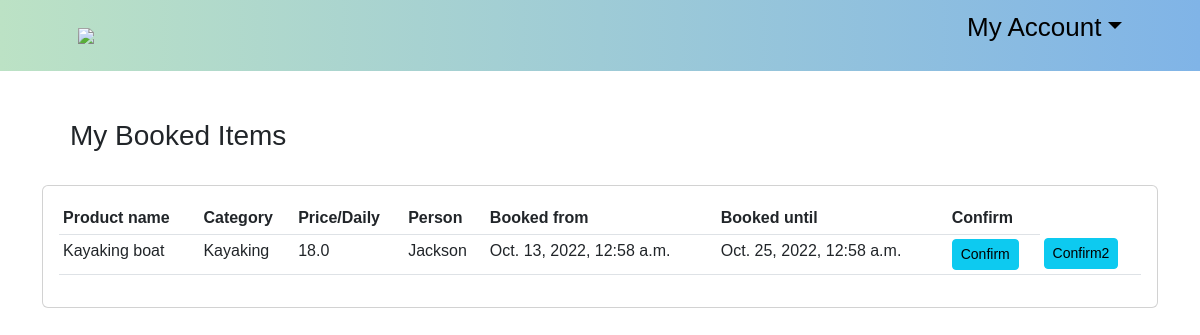
The app's page /my-booked-items/2/ (signed in), older data.
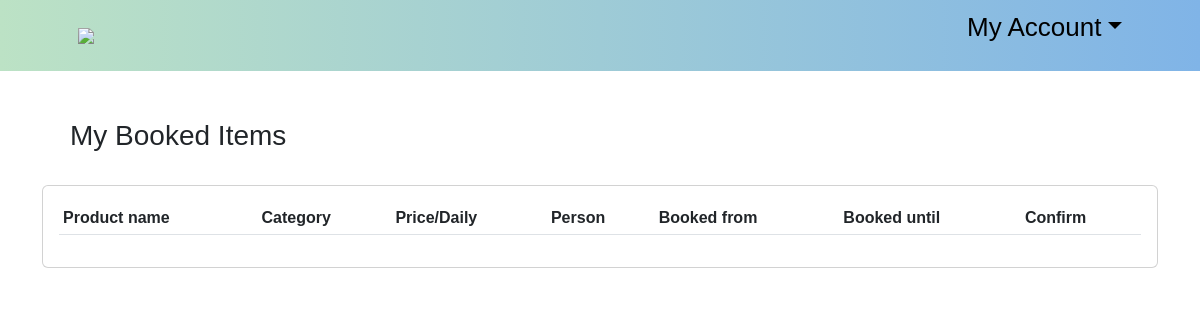
The same page, newer data.
### ecommerce/models.py (models this page shows, shortened)
class Order_list(models.Model):
    STATUS = (('Pending', 'Pending'),
              ('Out for delivery', 'Out_for_delivery'),
              ('Delivered', 'Delivered'))
    customer = models.ForeignKey(Customer, null=True, on_delete=models.SET_NULL)
    product = models.ForeignKey(Product, null=True, on_delete=models.SET_NULL)
    date_ordered = models.DateTimeField(auto_now_add=True, null=True)
    complete = models.BooleanField(default=True)
    rent_from = models.DateTimeField(null=True)
    rent_to = models.DateTimeField(null=True)
    id = models.AutoField(primary_key=True)

class Product(models.Model):
    CATEGORY = (
                ('Sport-Outdoor', 'Sport & Outdoor'),
                ('Drones-cameras', 'Drones & cameras'),
                ('Electronics', 'Electronics'),
                ('Home-appliances', 'Home appliances'),
                ('Musical-equipments', 'Musical equipments'),
                ('Accessories','Accessories'),
                )
    customer = models.ForeignKey(Customer, null=True, on_delete=models.SET_NULL)
    name = models.CharField(max_length=200, null=True)
    price = models.FloatField(null=True)
    category = models.CharField(max_length=200, null=True,choices=CATEGORY)
    description = models.CharField(max_length=200, null=True, blank=True)
    date_created= models.DateTimeField(auto_now_add=True, null=True)
    available_from = models.DateTimeField(null=True)
    available_to = models.DateTimeField(null=True)
    item_pic = models.ImageField( null=True)
    item_pic_2 = models.ImageField(null=True, blank=True)
    item_pic_3 = models.ImageField(null=True, blank=True)
    item_pic_4 = models.ImageField(null=True, blank=True)
    def __str__(self):
        return self.name

class Customer (models.Model):
    user= models.OneToOneField(User, null=True, on_delete=models.CASCADE)
    name = models.CharField(max_length=100, null=True)
    phone=models.CharField(max_length=100, null=True)
    email=models.CharField(max_length=100, null=True)
    date_created= models.DateTimeField(auto_now_add=True)
    address = models.CharField(verbose_name="Address", max_length=100, null=True, blank=True)
    town = models.CharField(verbose_name="Town/City", max_length=100, null=True, blank=True)
    post_code = models.CharField(verbose_name="Post Code", max_length=8, null=True, blank=True)
    country = models.CharField(verbose_name="Country", max_length=100, null=True, blank=True)
    latitude = models.CharField(verbose_name="Latitude", max_length=50, null=True, blank=True)
    longitude = models.CharField(verbose_name="Longitude", max_length=50, null=True, blank=True)
    def __str__(self):
        return self.name

### ecommerce/views.py (the view)
# urls.py: path('my-booked-items/<str:pk>/', views.mybookeditems, name='mybookeditems'),
@login_required(login_url='login')
def mybookeditems(request, pk):
    customer = Customer.objects.get(id=pk)
    form = OrderForm(instance=customer)
    orders = Order_list.objects.all()
    context = {'form':form, 'customer':customer,'orders':orders}
    return render(request, 'my_booked_items.html', context)

### templates/my_booked_items.html (shortened to what this page needs)
<!DOCTYPE html>
{% extends 'old/main.html' %}
{% load static%}
{% load crispy_forms_tags %}
	{% block content %}
			<br><br><h3>&emsp;My Booked Items </h3><br>
			<div class="card card-body" style="overflow-y:auto; ">
				<table class="table table-sm">
					<tr>
						<th>Product name</th>
						<th>Category</th>
						<th>Price/Daily</th>
						<th>Person</th>
						<th>Booked from</th>
						<th>Booked until</th>
						<th>Confirm</th>
					</tr>
					{% for i in orders %}
						{% if i.product.customer == request.user.customer %}
							<tr>
								<td>{{ i.product }}</td>
								<td>{{ i.product.category }}</td>
								<td>{{ i.product.price }}</td>
								<td>{{ i.customer }}</td>
								<td>{{ i.rent_from }}</td>
								<td>{{ i.rent_to }}</td>
								<td><a id="se" onclick="Confirm()" class = "btn btn-sm btn-info" href="{% url 'confirmation' i.id %}">Confirm</a></td>
								<td><a id="sev" onclick="Confirm2()" class = "btn btn-sm btn-info" href="#">Confirm2</a></td>
							</tr>
						{%endif%}
					{% endfor %}
				</table>
			</div>
	{% endblock content %}

Row changes from the older to the newer data that the page shows:
removed Order_list: product "Kayaking boat", product.category "Kayaking", product.price "18.0", customer "Jackson", rent_from "Oct. 13, 2022, 12:58 a.m.", rent_to "Oct. 25, 2022, 12:58 a.m."
